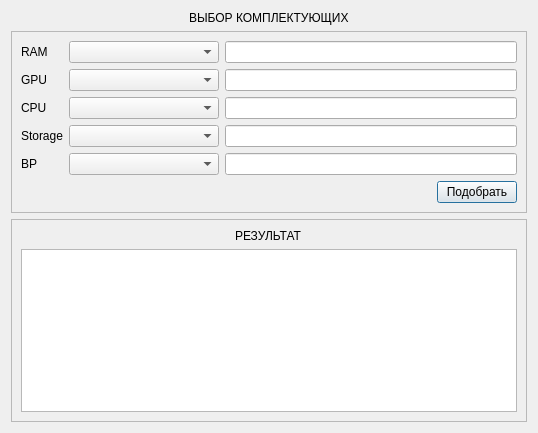
<?xml version="1.0" encoding="UTF-8"?>
<ui version="4.0">
 <class>SelectComputer</class>
 <widget class="QDialog" name="SelectComputer">
  <property name="geometry">
   <rect>
    <x>0</x>
    <y>0</y>
    <width>538</width>
    <height>433</height>
   </rect>
  </property>
  <property name="maximumSize">
   <size>
    <width>900</width>
    <height>16777215</height>
   </size>
  </property>
  <property name="windowTitle">
   <string>Dialog</string>
  </property>
  <layout class="QVBoxLayout" name="verticalLayout_5">
   <item alignment="Qt::AlignHCenter">
    <widget class="QLabel" name="label">
     <property name="text">
      <string>ВЫБОР КОМПЛЕКТУЮЩИХ</string>
     </property>
    </widget>
   </item>
   <item>
    <widget class="QFrame" name="frame">
     <property name="frameShape">
      <enum>QFrame::StyledPanel</enum>
     </property>
     <property name="frameShadow">
      <enum>QFrame::Raised</enum>
     </property>
     <layout class="QVBoxLayout" name="verticalLayout_6">
      <item>
       <layout class="QHBoxLayout" name="horizontalLayout_3">
        <item>
         <layout class="QHBoxLayout" name="horizontalLayout">
          <item>
           <layout class="QVBoxLayout" name="verticalLayout">
            <item>
             <widget class="QLabel" name="label_ram">
              <property name="maximumSize">
               <size>
                <width>70</width>
                <height>16777215</height>
               </size>
              </property>
              <property name="text">
               <string>RAM</string>
              </property>
             </widget>
            </item>
            <item>
             <widget class="QLabel" name="label_gpu">
              <property name="maximumSize">
               <size>
                <width>70</width>
                <height>16777215</height>
               </size>
              </property>
              <property name="text">
               <string>GPU</string>
              </property>
             </widget>
            </item>
            <item>
             <widget class="QLabel" name="label_cpu">
              <property name="maximumSize">
               <size>
                <width>70</width>
                <height>16777215</height>
               </size>
              </property>
              <property name="text">
               <string>CPU</string>
              </property>
             </widget>
            </item>
            <item>
             <widget class="QLabel" name="label_storage">
              <property name="maximumSize">
               <size>
                <width>70</width>
                <height>16777215</height>
               </size>
              </property>
              <property name="text">
               <string>Storage</string>
              </property>
             </widget>
            </item>
            <item>
             <widget class="QLabel" name="label_blockPower">
              <property name="maximumSize">
               <size>
                <width>70</width>
                <height>16777215</height>
               </size>
              </property>
              <property name="text">
               <string>BP</string>
              </property>
             </widget>
            </item>
           </layout>
          </item>
          <item>
           <layout class="QVBoxLayout" name="verticalLayout_2">
            <item>
             <widget class="QComboBox" name="comboBox_ram">
              <property name="minimumSize">
               <size>
                <width>150</width>
                <height>0</height>
               </size>
              </property>
              <property name="maximumSize">
               <size>
                <width>16777215</width>
                <height>16777215</height>
               </size>
              </property>
             </widget>
            </item>
            <item>
             <widget class="QComboBox" name="comboBox_gpu"/>
            </item>
            <item>
             <widget class="QComboBox" name="comboBox_cpu"/>
            </item>
            <item>
             <widget class="QComboBox" name="comboBox_storage"/>
            </item>
            <item>
             <widget class="QComboBox" name="comboBox_blockPower"/>
            </item>
           </layout>
          </item>
         </layout>
        </item>
        <item>
         <layout class="QVBoxLayout" name="verticalLayout_3">
          <item>
           <widget class="QLineEdit" name="lineEdit_ram"/>
          </item>
          <item>
           <widget class="QLineEdit" name="lineEdit_gpu"/>
          </item>
          <item>
           <widget class="QLineEdit" name="lineEdit_cpu"/>
          </item>
          <item>
           <widget class="QLineEdit" name="lineEdit_storage"/>
          </item>
          <item>
           <widget class="QLineEdit" name="lineEdit_blockPower"/>
          </item>
         </layout>
        </item>
       </layout>
      </item>
      <item alignment="Qt::AlignRight">
       <widget class="QPushButton" name="button_selectComputer">
        <property name="text">
         <string>Подобрать</string>
        </property>
       </widget>
      </item>
     </layout>
    </widget>
   </item>
   <item>
    <widget class="QFrame" name="frame_2">
     <property name="frameShape">
      <enum>QFrame::StyledPanel</enum>
     </property>
     <property name="frameShadow">
      <enum>QFrame::Raised</enum>
     </property>
     <layout class="QVBoxLayout" name="verticalLayout_4">
      <item>
       <layout class="QHBoxLayout" name="horizontalLayout_2">
        <item alignment="Qt::AlignHCenter">
         <widget class="QLabel" name="label_result">
          <property name="text">
           <string>РЕЗУЛЬТАТ</string>
          </property>
         </widget>
        </item>
       </layout>
      </item>
      <item>
       <widget class="QListWidget" name="listWidget_computers"/>
      </item>
     </layout>
    </widget>
   </item>
  </layout>
 </widget>
 <resources/>
 <connections/>
</ui>
